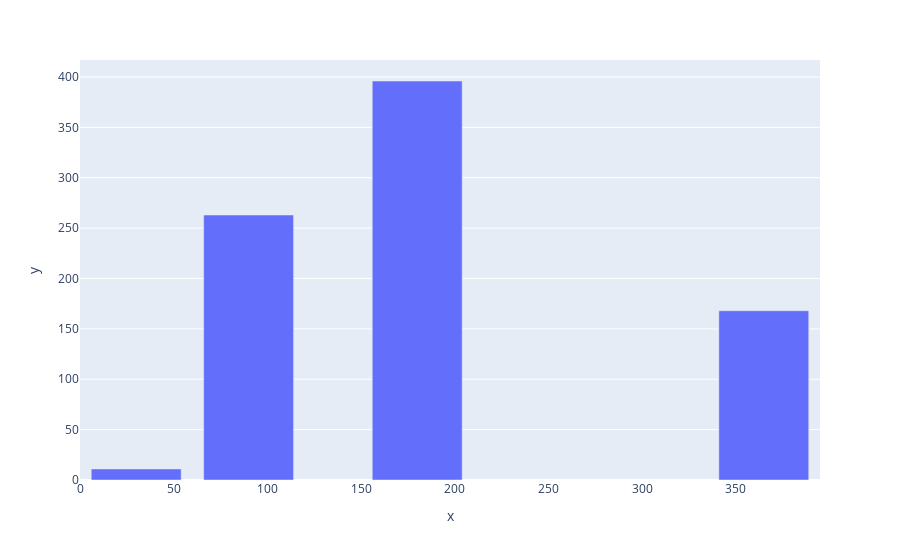

The code cell stored with this chart in its notebook:
### Code cell
px.bar(x=full_data_day.day_difference, y=full_data_day.client_union_id)

### Figure 1 — Plotly figure (JSON) as saved in the notebook; plotly's stock layout.template omitted (floating-point values rounded to 4 significant figures)
{"data": [{"alignmentgroup": "True", "hovertemplate": "x=%{x}<br>y=%{y}<extra></extra>", "legendgroup": "", "marker": {"color": "#636efa"}, "name": "", "offsetgroup": "", "orientation": "v", "showlegend": false, "textposition": "auto", "type": "bar", "x": ["30", "90", "180", "365"], "xaxis": "x", "y": [11, 263, 396, 168], "yaxis": "y"}], "layout": {"barmode": "relative", "legend": {"tracegroupgap": 0}, "margin": {"t": 60}, "xaxis": {"anchor": "y", "domain": [0, 1], "title": {"text": "x"}}, "yaxis": {"anchor": "x", "domain": [0, 1], "title": {"text": "y"}}}}
